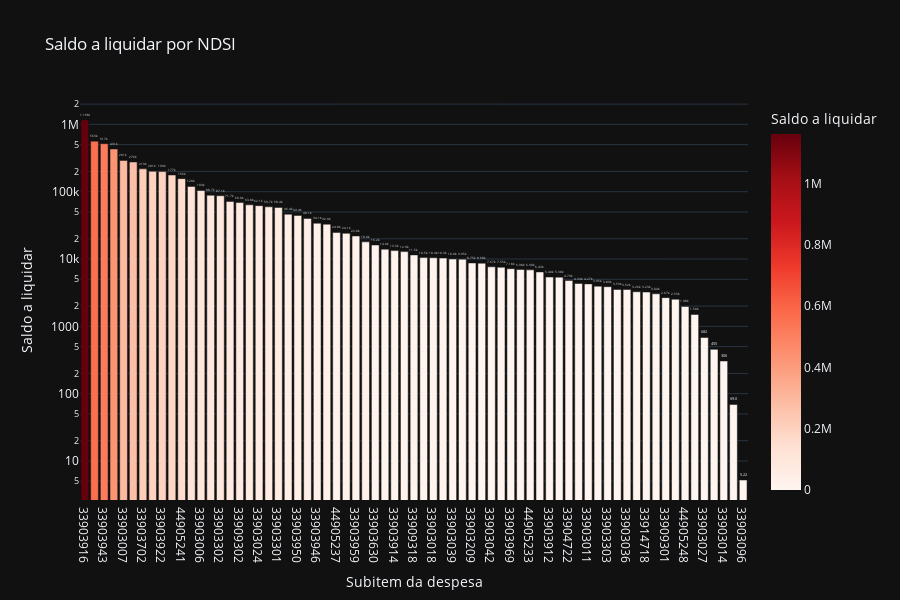

Here is the notebook cell this chart was saved with:
### Code cell
# Saldo a liquidar por Subitem
cols = ['NDSI', 'A_LIQUIDAR']

df_aux = df.loc[:, cols].groupby('NDSI').sum().sort_values(by= 'A_LIQUIDAR', ascending=False).reset_index()
df_aux = df_aux[df_aux['A_LIQUIDAR'] > 0]
fig = px.bar(df_aux, 
             x='NDSI', 
             y='A_LIQUIDAR',
             title='Saldo a liquidar por NDSI',
             labels={'NDSI':'Subitem da despesa', 'A_LIQUIDAR':'Saldo a liquidar'},
             text_auto='.3s',
             height=600,
             log_y=True,
             color='A_LIQUIDAR',
             color_continuous_scale = 'reds',
             template='plotly_dark')
fig.update_traces(textposition = 'outside', cliponaxis = False, hovertemplate=None)
fig.update_layout(hovermode="x unified")

fig.show()

### Figure 1 — Plotly figure (JSON) as saved in the notebook; plotly's stock layout.template omitted (floating-point values rounded to 4 significant figures)
{"data": [{"alignmentgroup": "True", "cliponaxis": false, "legendgroup": "", "marker": {"color": [1162000.0, 563200.0, 516800.0, 431468, 291500.0, 276400.0, 218500.0, 200600.0, 199000.0, 176900.0, 156375, 119600.0, 104100.0, 88690.0, 87057, 71660.0, 69000, 63820.0, 62070.0, 59660.0, 58430.0, 46380.0, 44440.0, 40080.0, 34050.0, 32910.0, 24840.0, 24075, 22000, 17980.0, 16160.0, 14010.0, 13340, 12882, 11510.0, 10490.0, 10440.0, 10330.0, 10000.0, 9947.0, 8746.0, 8675, 7666.0, 7547.0, 7182, 6981.0, 6902, 6431.0, 5400, 5382.0, 4794.0, 4330.0, 4274.0, 3954.0, 3886.0, 3534, 3524.0, 3264, 3231.0, 3045.0, 2671.0, 2528.0, 1976.0, 1501.0, 682.2, 455, 305.6, 69, 5.22], "coloraxis": "coloraxis", "pattern": {"shape": ""}}, "name": "", "offsetgroup": "", "orientation": "v", "showlegend": false, "textposition": "outside", "texttemplate": "%{y:.3s}", "type": "bar", "x": ["33903916", "33903963", "33903943", "33903304", "33903007", "33901514", "33903702", "33904016", "33903922", "33909314", "44905241", "33903004", "33903006", "33903917", "33903302", "33904012", "33909302", "44905242", "33903024", "33903309", "33903301", "44905224", "33903950", "33903944", "33903946", "33903947", "44905237", "33903017", "33903959", "44905212", "33903630", "33903022", "33903914", "33903919", "33909318", "33903025", "33903018", "33903010", "33903039", "33903958", "33903209", "33903920", "33903042", "33903012", "33903969", "33903009", "44905233", "44905230", "33903912", "33903028", "33904722", "33903044", "33903011", "33903026", "33903303", "44905234", "33903036", "33903001", "33914718", "33903021", "33909301", "33903974", "44905248", "33904710", "33903027", "33903035", "33903014", "33903016", "33903096"], "xaxis": "x", "y": [1162000.0, 563200.0, 516800.0, 431468, 291500.0, 276400.0, 218500.0, 200600.0, 199000.0, 176900.0, 156375, 119600.0, 104100.0, 88690.0, 87057, 71660.0, 69000, 63820.0, 62070.0, 59660.0, 58430.0, 46380.0, 44440.0, 40080.0, 34050.0, 32910.0, 24840.0, 24075, 22000, 17980.0, 16160.0, 14010.0, 13340, 12882, 11510.0, 10490.0, 10440.0, 10330.0, 10000.0, 9947.0, 8746.0, 8675, 7666.0, 7547.0, 7182, 6981.0, 6902, 6431.0, 5400, 5382.0, 4794.0, 4330.0, 4274.0, 3954.0, 3886.0, 3534, 3524.0, 3264, 3231.0, 3045.0, 2671.0, 2528.0, 1976.0, 1501.0, 682.2, 455, 305.6, 69, 5.22], "yaxis": "y"}], "layout": {"barmode": "relative", "coloraxis": {"colorbar": {"title": {"text": "Saldo a liquidar"}}, "colorscale": [[0, "rgb(255,245,240)"], [0.125, "rgb(254,224,210)"], [0.25, "rgb(252,187,161)"], [0.375, "rgb(252,146,114)"], [0.5, "rgb(251,106,74)"], [0.625, "rgb(239,59,44)"], [0.75, "rgb(203,24,29)"], [0.875, "rgb(165,15,21)"], [1, "rgb(103,0,13)"]]}, "height": 600, "hovermode": "x unified", "legend": {"tracegroupgap": 0}, "title": {"text": "Saldo a liquidar por NDSI"}, "xaxis": {"anchor": "y", "domain": [0, 1], "title": {"text": "Subitem da despesa"}}, "yaxis": {"anchor": "x", "domain": [0, 1], "title": {"text": "Saldo a liquidar"}, "type": "log"}}}
